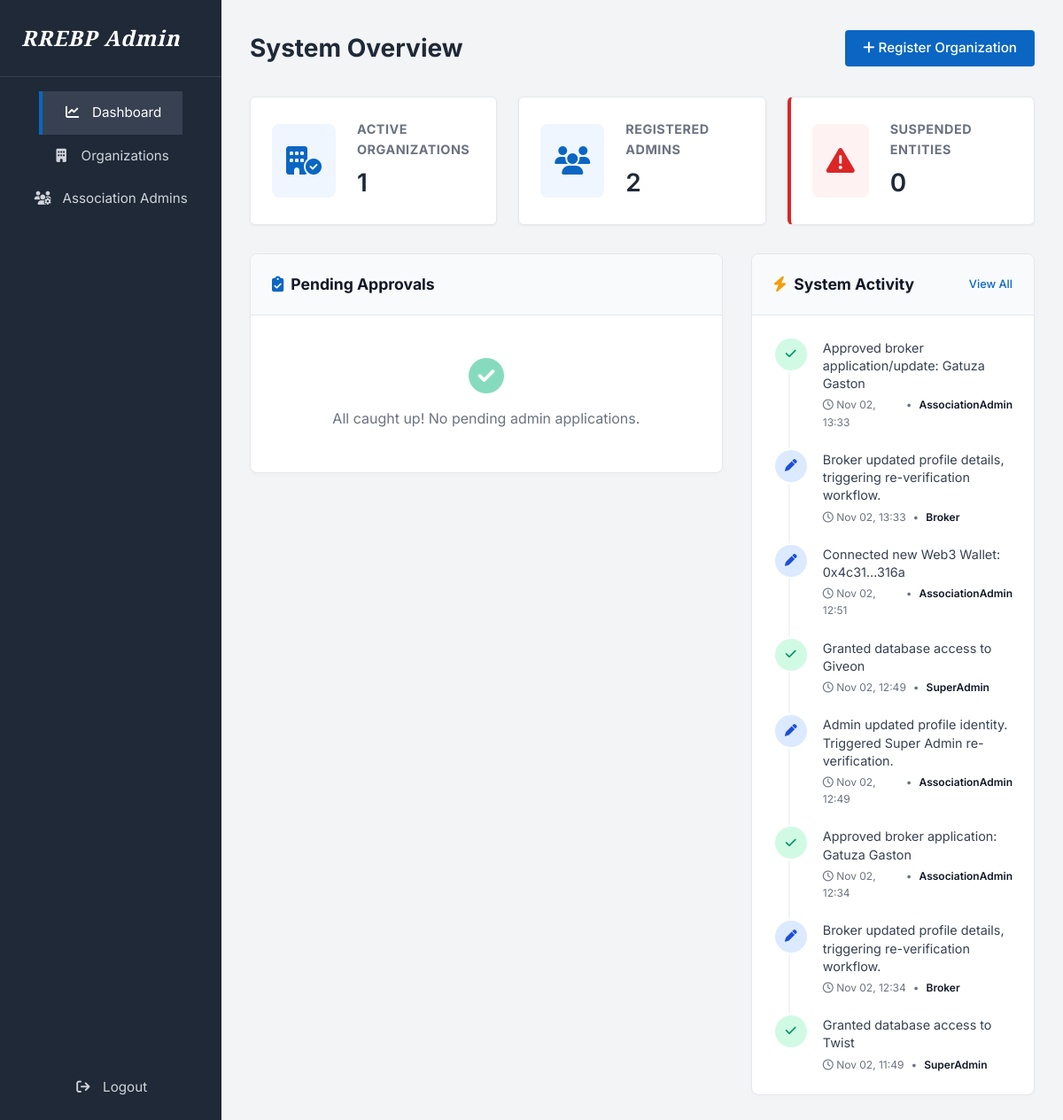
The page /spdash (signed in) on the database its author committed.
### models.py (models this page shows)
class AuditLog(db.Model):
    __tablename__ = 'audit_logs'
    id = db.Column(db.String(36), primary_key=True, default=generate_uuid)
    actor_type = db.Column(db.String(50), nullable=False)
    actor_id = db.Column(db.String(36), nullable=False)
    action = db.Column(db.String(100), nullable=False)
    target_type = db.Column(db.String(50), nullable=True)
    target_id = db.Column(db.String(36), nullable=True)
    description = db.Column(db.Text, nullable=False)
    timestamp = db.Column(db.DateTime, default=datetime.utcnow)

### superadmin.py (the view)
@superadmin.route('/spdash')
@login_required
def spdash():
    active_orgs = Organization.query.filter_by(status='Active').count()
    total_admins = AssociationAdmin.query.count()
    suspended_orgs = Organization.query.filter_by(status='Suspended').count()
    pending_admins = AssociationAdmin.query.filter_by(account_status='Pending').order_by(AssociationAdmin.created_at.desc()).limit(5).all()
    recent_logs = AuditLog.query.order_by(AuditLog.timestamp.desc()).limit(8).all()
    return render_template("sp_dashboard.html",
                           active_orgs=active_orgs,
                           total_admins=total_admins,
                           suspended_orgs=suspended_orgs,
                           pending_admins=pending_admins,
                           recent_logs=recent_logs)

### superadmin.py (called while the page is built)
@superadmin.context_processor
def inject_pending_counts():
    if 'superadmin_id' in session:
        pending_admins_count = AssociationAdmin.query.filter_by(account_status='Pending').count()
        return dict(pending_admins_count=pending_admins_count)
    return dict(pending_admins_count=0)

def login_required(f):
    @wraps(f)
    def decorated_function(*args, **kwargs):
        if 'superadmin_id' not in session:
            return redirect(url_for('superadmin.login'))
        return f(*args, **kwargs)
    return decorated_function

### templates/sp_dashboard.html (shortened to what this page needs)
{% extends "sp_base.html" %}
{% block content %}
<div class="admin-header">
    <h1>System Overview</h1>
    <a href="{{ url_for('superadmin.new_organization') }}" class="btn-primary"><i class="fa-solid fa-plus"></i> Register Organization</a>
</div>
<div class="metrics-grid">
    <div class="metric-card">
        <div class="metric-icon"><i class="fa-solid fa-building-circle-check"></i></div>
        <div class="metric-data">
            <h3>Active Organizations</h3>
            <p>{{ active_orgs }}</p>
        </div>
    </div>
    <div class="metric-card">
        <div class="metric-icon"><i class="fa-solid fa-users"></i></div>
        <div class="metric-data">
            <h3>Registered Admins</h3>
            <p>{{ total_admins }}</p>
        </div>
    </div>
    <div class="metric-card" style="border-left: 4px solid #DC2626;">
        <div class="metric-icon" style="color: #DC2626; background-color: #FEF2F2;"><i class="fa-solid fa-triangle-exclamation"></i></div>
        <div class="metric-data">
            <h3>Suspended Entities</h3>
            <p>{{ suspended_orgs }}</p>
        </div>
    </div>
</div>
<div class="dashboard-grid">
    <div class="dashboard-panel">
        <div class="panel-header">
            <h2><i class="fa-solid fa-clipboard-check" style="color: #0A66C2;"></i> Pending Approvals</h2>
        </div>
        {% if pending_admins %}
        <table style="width: 100%; border-collapse: collapse; text-align: left;">
            <thead>
                <tr style="border-bottom: 1px solid #E5E7EB;">
                    <th style="padding: 1rem 1.5rem; font-size: 0.8rem; color: #6B7280; text-transform: uppercase;">Applicant Name</th>
                    <th style="padding: 1rem 1.5rem; font-size: 0.8rem; color: #6B7280; text-transform: uppercase;">Organization</th>
                    <th style="padding: 1rem 1.5rem; font-size: 0.8rem; color: #6B7280; text-transform: uppercase; text-align: right;">Action</th>
                </tr>
            </thead>
            <tbody>
                {% for admin in pending_admins %}
                <tr style="border-bottom: 1px solid #F3F4F6;">
                    <td style="padding: 1rem 1.5rem;">
                        <strong style="color: #111827; display: block;">{{ admin.full_name }}</strong>
                        <span style="font-size: 0.8rem; color: #6B7280;">{{ admin.email }}</span>
                    </td>
                    <td style="padding: 1rem 1.5rem; font-size: 0.9rem; color: #374151;">
                        {{ admin.organization.name if admin.organization else 'N/A' }}
                    </td>
                    <td style="padding: 1rem 1.5rem; text-align: right;">
                        <form action="{{ url_for('superadmin.approve_admin', admin_id=admin.id) }}" method="POST" style="margin: 0;">
                            <button type="submit" style="background-color: #10B981; color: white; padding: 0.4rem 0.8rem; border-radius: 4px; border: none; cursor: pointer; font-weight: 600; font-size: 0.8rem; transition: background 0.2s;">
                                Approve Access
                            </button>
                        </form>
                    </td>
                </tr>
                {% endfor %}
            </tbody>
        </table>
        {% else %}
        <div style="padding: 3rem 1.5rem; text-align: center; color: #6B7280;">
            <i class="fa-solid fa-check-circle" style="font-size: 2.5rem; color: #10B981; margin-bottom: 1rem; opacity: 0.5;"></i>
            <p style="margin: 0;">All caught up! No pending admin applications.</p>
        </div>
        {% endif %}
    </div>
    <div class="dashboard-panel">
        <div class="panel-header">
            <h2><i class="fa-solid fa-bolt" style="color: #F59E0B;"></i> System Activity</h2>
            <a href="{{ url_for('superadmin.audit_logs') }}" style="font-size: 0.8rem; color: #0A66C2; text-decoration: none; font-weight: 500;">View All</a>
        </div>
        <div class="log-feed">
            {% if recent_logs %}
                {% for log in recent_logs %}
                    {% set icon_class = 'icon-gray' %}
                    {% set icon_fa = 'fa-clock-rotate-left' %}
                    {% if 'CREATE' in log.action or 'APPROVE' in log.action or 'DEPLOY' in log.action %}
                        {% set icon_class = 'icon-green' %}
                        {% set icon_fa = 'fa-check' %}
                    {% elif 'DELETE' in log.action or 'REJECT' in log.action or 'REVOKE' in log.action or 'SUSPEND' in log.action %}
                        {% set icon_class = 'icon-red' %}
                        {% set icon_fa = 'fa-xmark' %}
                    {% elif 'UPDATE' in log.action %}
                        {% set icon_class = 'icon-blue' %}
                        {% set icon_fa = 'fa-pen' %}
                    {% endif %}
                    <div class="log-item">
                        <div class="log-icon {{ icon_class }}">
                            <i class="fa-solid {{ icon_fa }}"></i>
                        </div>
                        <div class="log-content">
                            <p class="log-text">{{ log.description }}</p>
                            <div class="log-meta">
                                <span><i class="fa-regular fa-clock"></i> {{ log.timestamp.strftime('%b %d, %H:%M') }}</span>
                                <span>&bull;</span>
                                <span class="log-target">{{ log.actor_type }}</span>
                            </div>
                        </div>
                    </div>
                {% endfor %}
            {% else %}
                <div style="text-align: center; color: #9CA3AF; padding: 2rem 0;">
                    <i class="fa-solid fa-list-ul" style="font-size: 2rem; margin-bottom: 0.5rem;"></i>
                    <p style="font-size: 0.9rem;">No system activity recorded yet.</p>
                </div>
            {% endif %}
        </div>
    </div>
</div>
{% endblock %}

### templates/sp_base.html (shortened to what this page needs)
<!DOCTYPE html>
<html lang="en">
<head>
    <link rel="stylesheet" href="https://cdnjs.cloudflare.com/ajax/libs/font-awesome/6.4.0/css/all.min.css">
    <link rel="stylesheet" href="{{ url_for('static', filename='css/style.css') }}">
    <link rel="stylesheet" href="{{ url_for('static', filename='css/admin_style.css') }}">
</head>
<body>
    <div class="admin-layout">
        <aside class="admin-sidebar">
            <a href="/" class="logo">RREBP Admin</a>
            <nav class="admin-nav">
                <a href="/spdash" class="nav-item {% if request.path == '/spdash' %}active{% endif %}">
                    <span><i class="fa-solid fa-chart-line"></i> Dashboard</span>
                </a>
                <a href="/spdash/organizations" class="nav-item {% if 'organizations' in request.path %}active{% endif %}">
                    <span><i class="fa-solid fa-building"></i> Organizations</span>
                </a>
                <a href="/spdash/admins" class="nav-item {% if 'admins' in request.path %}active{% endif %}">
                    <span><i class="fa-solid fa-users-gear"></i> Association Admins</span>
                </a>
                <a href="/spdash/logout" class="nav-item" style="margin-top: auto;">
                    <span><i class="fa-solid fa-arrow-right-from-bracket"></i> Logout</span>
                </a>
            </nav>
        </aside>
        <main class="admin-main">
            {% block content %}{% endblock %}
        </main>
    </div>
</body>
</html>

### static/css/style.css (style rules this page uses)
:root { --bg-white: #FFFFFF; --text-dark: #1F2937; --text-muted: #6B7280; --border-grey: #E5E7EB; --hover-grey: #F3F4F6; --btn-blue: #0A66C2; --btn-blue-hover: #004182; --footer-bg: #2f426b; }
body { font-family: 'Inter', sans-serif; background-color: var(--bg-white); color: var(--text-dark); margin: 0; padding: 0; line-height: 1.6; display: flex; flex-direction: column; min-height: 100vh; }
nav { max-width: 1200px; margin: 0 auto; padding: 1rem 2rem; display: flex; justify-content: space-between; align-items: center; }
.logo { font-family: 'Playfair Display', serif; font-size: 1.5rem; font-style: italic; color: var(--text-dark); text-decoration: none; letter-spacing: 1px; font-weight: 700; }
.btn-primary { background-color: var(--btn-blue); color: var(--bg-white); padding: 0.5rem 1.25rem; border-radius: 4px; text-decoration: none; font-weight: 500; font-size: 0.95rem; transition: background-color 0.2s; border: none; cursor: pointer; }
main { max-width: 1200px; margin: 0 auto; padding: 2rem; flex: 1; }

### static/css/admin_style.css (style rules this page uses)
.admin-layout { display: flex; min-height: 100vh; background-color: var(--bg-white); }
.admin-sidebar { width: 250px; background-color: var(--text-dark); color: var(--bg-white); display: flex; flex-direction: column; }
.admin-sidebar .logo { padding: 1.5rem; color: var(--bg-white); border-bottom: 1px solid #374151; display: block; }
.admin-nav { display: flex; flex-direction: column; padding: 1rem 0; flex: 1; }
.admin-nav a { color: #D1D5DB; text-decoration: none; padding: 0.75rem 1.5rem; display: flex; align-items: center; font-size: 0.95rem; transition: background-color 0.2s, color 0.2s; }
.admin-nav a:hover, .admin-nav a.active { background-color: #374151; color: var(--bg-white); border-left: 4px solid var(--btn-blue); }
.admin-nav i { margin-right: 10px; width: 20px; text-align: center; }
.admin-main { flex: 1; background-color: var(--hover-grey); padding: 2rem; overflow-y: auto; }
.admin-header { display: flex; justify-content: space-between; align-items: center; margin-bottom: 2rem; }
.admin-header h1 { margin: 0; font-size: 1.75rem; color: var(--text-dark); }
.metrics-grid { display: grid; grid-template-columns: repeat(3, 1fr); gap: 1.5rem; margin-bottom: 2rem; }
.metric-card { background-color: var(--bg-white); border: 1px solid var(--border-grey); border-radius: 6px; padding: 1.5rem; display: flex; align-items: center; box-shadow: 0 1px 3px rgba(0,0,0,0.05); }
.metric-icon { font-size: 2rem; color: var(--btn-blue); background-color: #EFF6FF; padding: 1rem; border-radius: 8px; margin-right: 1.5rem; }
.metric-data h3 { margin: 0; font-size: 0.9rem; color: var(--text-muted); text-transform: uppercase; letter-spacing: 0.5px; }
.metric-data p { margin: 0.25rem 0 0 0; font-size: 1.75rem; font-weight: 600; color: var(--text-dark); }

### templates/sp_base.html (style rules this page uses)
.nav-item { display: flex; align-items: center; justify-content: space-between; text-decoration: none; }
.nav-item i { margin-right: 0.5rem; width: 20px; text-align: center; }

### templates/sp_dashboard.html (style rules this page uses)
.dashboard-grid { display: grid; grid-template-columns: 2fr 1.2fr; gap: 2rem; margin-top: 2rem; align-items: start; }
.dashboard-panel { background: white; border: 1px solid #E5E7EB; border-radius: 8px; box-shadow: 0 2px 4px rgba(0,0,0,0.02); overflow: hidden; }
.panel-header { padding: 1.25rem 1.5rem; border-bottom: 1px solid #E5E7EB; background-color: #F9FAFB; display: flex; justify-content: space-between; align-items: center; }
.panel-header h2 { margin: 0; font-size: 1.1rem; color: #111827; display: flex; align-items: center; gap: 0.5rem; }
.log-feed { padding: 1.5rem; display: flex; flex-direction: column; }
.log-item { display: flex; gap: 1rem; margin-bottom: 1.25rem; position: relative; }
.log-item:last-child { margin-bottom: 0; }
.log-item:not(:last-child)::after { content: ''; position: absolute; left: 17px; top: 36px; bottom: -1.25rem; width: 2px; background-color: #F3F4F6; z-index: 1; }
.log-icon { width: 36px; height: 36px; border-radius: 50%; display: flex; align-items: center; justify-content: center; font-size: 0.85rem; flex-shrink: 0; z-index: 2; border: 2px solid white; }
.log-content { flex-grow: 1; padding-top: 0.2rem; }
.log-text { font-size: 0.9rem; color: #374151; margin: 0; line-height: 1.4; }
.log-meta { font-size: 0.75rem; color: #6B7280; margin-top: 0.25rem; display: flex; gap: 0.5rem; }
.log-target { font-weight: 600; color: #111827; }
.icon-green { background-color: #D1FAE5; color: #059669; }
.icon-blue { background-color: #DBEAFE; color: #1D4ED8; }

### rows shown on the page
AuditLog: description "Approved broker application/update: Gatuza Gaston", timestamp "Nov 02, 13:33", actor_type "AssociationAdmin"
AuditLog: description "Broker updated profile details, triggering re-verification workflow.", timestamp "Nov 02, 13:33", actor_type "Broker"
AuditLog: description "Connected new Web3 Wallet: 0x4c31...316a", timestamp "Nov 02, 12:51", actor_type "AssociationAdmin"
AuditLog: description "Granted database access to Giveon", timestamp "Nov 02, 12:49", actor_type "SuperAdmin"
AuditLog: description "Admin updated profile identity. Triggered Super Admin re-verification.", timestamp "Nov 02, 12:49", actor_type "AssociationAdmin"
AuditLog: description "Approved broker application: Gatuza Gaston", timestamp "Nov 02, 12:34", actor_type "AssociationAdmin"
AuditLog: description "Broker updated profile details, triggering re-verification workflow.", timestamp "Nov 02, 12:34", actor_type "Broker"
AuditLog: description "Granted database access to Twist", timestamp "Nov 02, 11:49", actor_type "SuperAdmin"

### other values the page prints
{{ active_orgs }} "1"
{{ total_admins }} "2"
{{ suspended_orgs }} "0"
